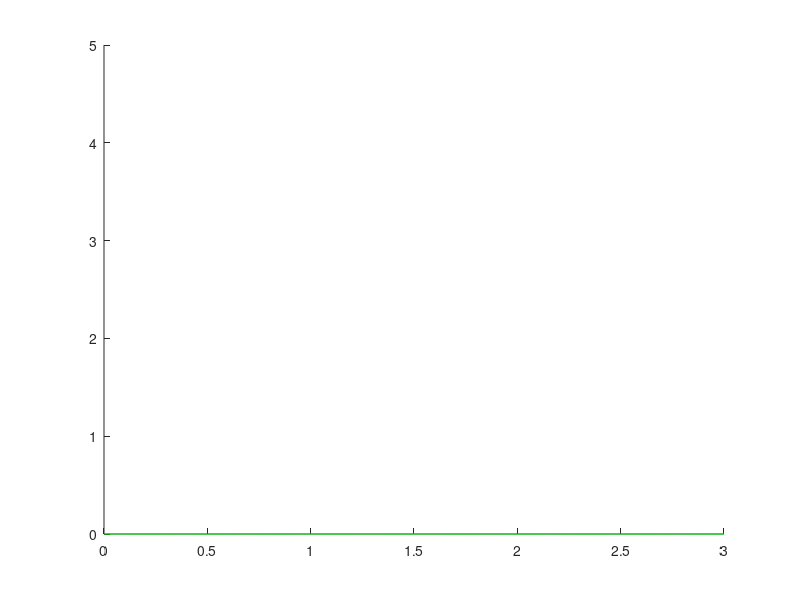

MATLAB code to generate this figure:
axis([0 3 0 5]);
[x, f] = ginput(10);

% Return the coefficients of a polynomial - degree: 2
p = polyfit(x, f, 2); 

hold on;
xp = 0:0.01:3;

plot(x, f, 'b*');
plot(xp, polyval(p, xp), 'Color', 'g');